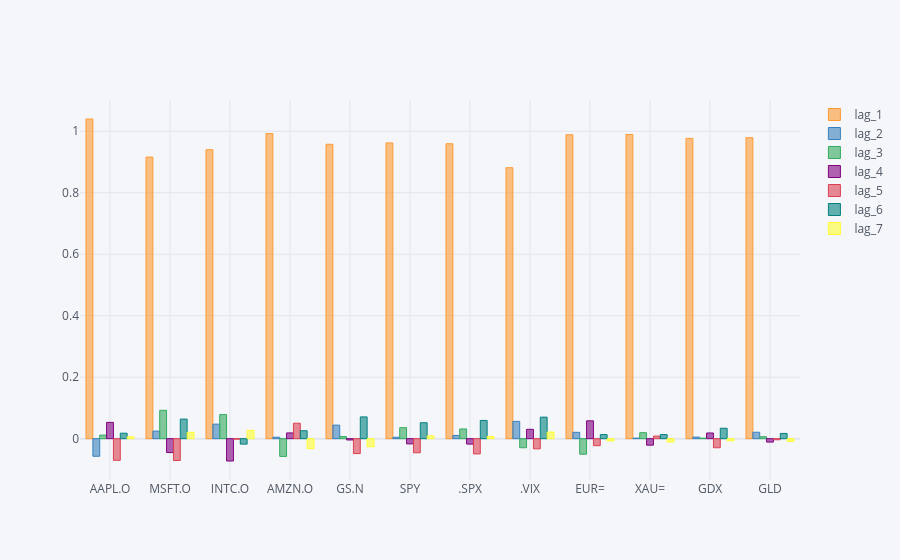

The cell this chart's notebook holds for it:
### Code cell
regd.iplot(kind='bar')

### Figure 1 — Plotly figure (JSON) as saved in the notebook; plotly's stock layout.template omitted (floating-point values rounded to 4 significant figures)
{"data": [{"marker": {"color": "rgba(255, 153, 51, 0.6)", "line": {"color": "rgba(255, 153, 51, 1.0)", "width": 1}}, "name": "lag_1", "orientation": "v", "text": "", "x": ["AAPL.O", "MSFT.O", "INTC.O", "AMZN.O", "GS.N", "SPY", ".SPX", ".VIX", "EUR=", "XAU=", "GDX", "GLD"], "y": [1.04, 0.9161, 0.94, 0.9925, 0.9576, 0.9621, 0.9593, 0.8815, 0.9886, 0.9895, 0.9768, 0.979], "type": "bar"}, {"marker": {"color": "rgba(55, 128, 191, 0.6)", "line": {"color": "rgba(55, 128, 191, 1.0)", "width": 1}}, "name": "lag_2", "orientation": "v", "text": "", "x": ["AAPL.O", "MSFT.O", "INTC.O", "AMZN.O", "GS.N", "SPY", ".SPX", ".VIX", "EUR=", "XAU=", "GDX", "GLD"], "y": [-0.05721, 0.02459, 0.04716, 0.004786, 0.04403, 0.004546, 0.01053, 0.05626, 0.0207, 0.001684, 0.005121, 0.02097], "type": "bar"}, {"marker": {"color": "rgba(50, 171, 96, 0.6)", "line": {"color": "rgba(50, 171, 96, 1.0)", "width": 1}}, "name": "lag_3", "orientation": "v", "text": "", "x": ["AAPL.O", "MSFT.O", "INTC.O", "AMZN.O", "GS.N", "SPY", ".SPX", ".VIX", "EUR=", "XAU=", "GDX", "GLD"], "y": [0.01163, 0.09218, 0.07831, -0.05769, 0.006875, 0.03575, 0.03157, -0.02952, -0.05057, 0.01941, 0.001571, 0.006286], "type": "bar"}, {"marker": {"color": "rgba(128, 0, 128, 0.6)", "line": {"color": "rgba(128, 0, 128, 1.0)", "width": 1}}, "name": "lag_4", "orientation": "v", "text": "", "x": ["AAPL.O", "MSFT.O", "INTC.O", "AMZN.O", "GS.N", "SPY", ".SPX", ".VIX", "EUR=", "XAU=", "GDX", "GLD"], "y": [0.05296, -0.04519, -0.07266, 0.01868, -0.004325, -0.01686, -0.01767, 0.03039, 0.05805, -0.02115, 0.01851, -0.01106], "type": "bar"}, {"marker": {"color": "rgba(219, 64, 82, 0.6)", "line": {"color": "rgba(219, 64, 82, 1.0)", "width": 1}}, "name": "lag_5", "orientation": "v", "text": "", "x": ["AAPL.O", "MSFT.O", "INTC.O", "AMZN.O", "GS.N", "SPY", ".SPX", ".VIX", "EUR=", "XAU=", "GDX", "GLD"], "y": [-0.07042, -0.071, -0.001632, 0.05029, -0.04848, -0.04595, -0.04967, -0.03314, -0.02282, 0.008389, -0.02956, -0.003567], "type": "bar"}, {"marker": {"color": "rgba(0, 128, 128, 0.6)", "line": {"color": "rgba(0, 128, 128, 1.0)", "width": 1}}, "name": "lag_6", "orientation": "v", "text": "", "x": ["AAPL.O", "MSFT.O", "INTC.O", "AMZN.O", "GS.N", "SPY", ".SPX", ".VIX", "EUR=", "XAU=", "GDX", "GLD"], "y": [0.01782, 0.06372, -0.01772, 0.02577, 0.07078, 0.0518, 0.05931, 0.06995, 0.01327, 0.01325, 0.03386, 0.01705], "type": "bar"}, {"marker": {"color": "rgba(255, 255, 51, 0.6)", "line": {"color": "rgba(255, 255, 51, 1.0)", "width": 1}}, "name": "lag_7", "orientation": "v", "text": "", "x": ["AAPL.O", "MSFT.O", "INTC.O", "AMZN.O", "GS.N", "SPY", ".SPX", ".VIX", "EUR=", "XAU=", "GDX", "GLD"], "y": [0.005984, 0.02063, 0.02694, -0.03246, -0.02644, 0.009074, 0.007034, 0.02162, -0.007328, -0.01106, -0.006863, -0.00871], "type": "bar"}], "layout": {"legend": {"bgcolor": "#F5F6F9", "font": {"color": "#4D5663"}}, "paper_bgcolor": "#F5F6F9", "plot_bgcolor": "#F5F6F9", "title": {"font": {"color": "#4D5663"}}, "xaxis": {"gridcolor": "#E1E5ED", "showgrid": true, "tickfont": {"color": "#4D5663"}, "title": {"font": {"color": "#4D5663"}, "text": ""}, "zerolinecolor": "#E1E5ED"}, "yaxis": {"gridcolor": "#E1E5ED", "showgrid": true, "tickfont": {"color": "#4D5663"}, "title": {"font": {"color": "#4D5663"}, "text": ""}, "zerolinecolor": "#E1E5ED"}}}
